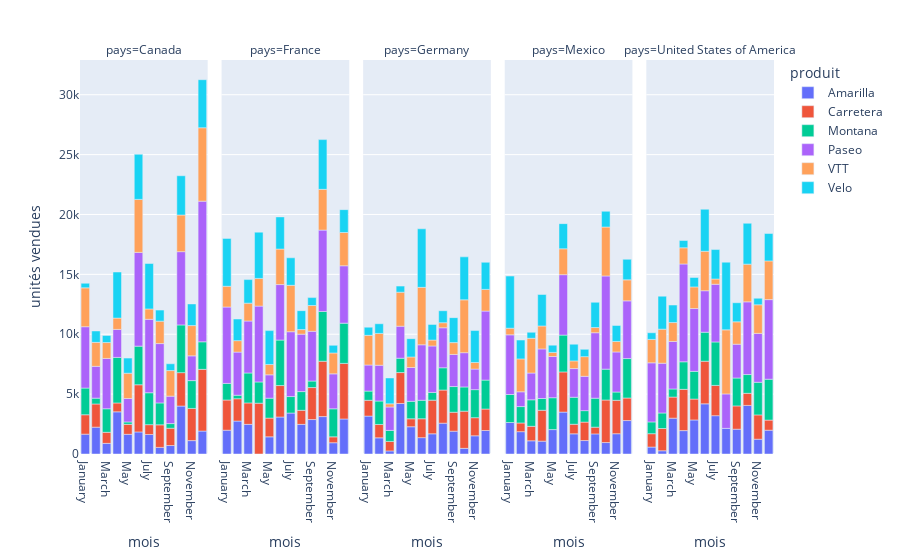

Notebook cell for this chart:
### Code cell
#df_prod= px.line(df_produit_pourcentage, x='année', y='unités vendues', color='produit', symbol='pays',category_orders={"mois": ["January", "February", "March", "April", "May", "June", "July", "August", "September", "October", "November", "December"]})
#df_prod.show()
# Produits vendus par pays
#df_produit_graph  = df_produit.groupby(['dept','année'],as_index=False)['value'].mean()
df_produit_graph = px.bar(df_produit, x='mois', y='unités vendues', color='produit',orientation='v',facet_col="pays",
                         category_orders={"mois": ["January", "February", "March", "April", "May", "June", "July", "August", "September", "October", "November", "December"]})
df_produit_graph.show()

### Figure 1 — Plotly figure (JSON) as saved in the notebook; plotly's stock layout.template omitted (floating-point values rounded to 4 significant figures)
{"data": [{"alignmentgroup": "True", "hovertemplate": "produit=Amarilla<br>pays=Canada<br>mois=%{x}<br>unités vendues=%{y}<extra></extra>", "legendgroup": "Amarilla", "marker": {"color": "#636efa", "pattern": {"shape": ""}}, "name": "Amarilla", "offsetgroup": "Amarilla", "orientation": "v", "showlegend": true, "textposition": "auto", "type": "bar", "x": ["April", "August", "December", "February", "January", "July", "June", "March", "May", "November", "October", "September"], "xaxis": "x", "y": [3520.0, 552, 1916, 2240, 1659, 1630.0, 1843, 888, 1645, 1118, 4003, 707], "yaxis": "y"}, {"alignmentgroup": "True", "hovertemplate": "produit=Amarilla<br>pays=France<br>mois=%{x}<br>unités vendues=%{y}<extra></extra>", "legendgroup": "Amarilla", "marker": {"color": "#636efa", "pattern": {"shape": ""}}, "name": "Amarilla", "offsetgroup": "Amarilla", "orientation": "v", "showlegend": false, "textposition": "auto", "type": "bar", "x": ["August", "December", "February", "January", "July", "June", "March", "May", "November", "October", "September"], "xaxis": "x2", "y": [2475, 2925, 2750, 1988.0, 3422.0, 3089, 2475, 1433, 941, 3124, 2876], "yaxis": "y2"}, {"alignmentgroup": "True", "hovertemplate": "produit=Amarilla<br>pays=Germany<br>mois=%{x}<br>unités vendues=%{y}<extra></extra>", "legendgroup": "Amarilla", "marker": {"color": "#636efa", "pattern": {"shape": ""}}, "name": "Amarilla", "offsetgroup": "Amarilla", "orientation": "v", "showlegend": false, "textposition": "auto", "type": "bar", "x": ["April", "August", "December", "February", "January", "July", "June", "March", "May", "November", "October", "September"], "xaxis": "x3", "y": [4220.0, 2574, 1961, 1350, 3165, 1686, 1366, 259, 2276, 1520, 472, 1907], "yaxis": "y3"}, {"alignmentgroup": "True", "hovertemplate": "produit=Amarilla<br>pays=Mexico<br>mois=%{x}<br>unités vendues=%{y}<extra></extra>", "legendgroup": "Amarilla", "marker": {"color": "#636efa", "pattern": {"shape": ""}}, "name": "Amarilla", "offsetgroup": "Amarilla", "orientation": "v", "showlegend": false, "textposition": "auto", "type": "bar", "x": ["April", "August", "December", "February", "January", "July", "June", "March", "May", "November", "October", "September"], "xaxis": "x4", "y": [1074, 1123, 2792, 1865, 2629, 1683, 3498, 1101, 2039, 1694, 956, 1679], "yaxis": "y4"}, {"alignmentgroup": "True", "hovertemplate": "produit=Amarilla<br>pays=United States of America<br>mois=%{x}<br>unités vendues=%{y}<extra></extra>", "legendgroup": "Amarilla", "marker": {"color": "#636efa", "pattern": {"shape": ""}}, "name": "Amarilla", "offsetgroup": "Amarilla", "orientation": "v", "showlegend": false, "textposition": "auto", "type": "bar", "x": ["April", "August", "December", "February", "January", "July", "June", "March", "May", "November", "October", "September"], "xaxis": "x5", "y": [1953, 2141, 1987, 270, 579, 3200.0, 4189, 2993, 2844, 1236, 4057, 2071], "yaxis": "y5"}, {"alignmentgroup": "True", "hovertemplate": "produit=Carretera<br>pays=Canada<br>mois=%{x}<br>unités vendues=%{y}<extra></extra>", "legendgroup": "Carretera", "marker": {"color": "#EF553B", "pattern": {"shape": ""}}, "name": "Carretera", "offsetgroup": "Carretera", "orientation": "v", "showlegend": true, "textposition": "auto", "type": "bar", "x": ["April", "August", "December", "February", "January", "July", "June", "March", "May", "November", "October", "September"], "xaxis": "x", "y": [742.5, 1884, 5152, 1937, 1618.0, 819, 3938, 923, 831, 2689, 2791, 1445], "yaxis": "y"}, {"alignmentgroup": "True", "hovertemplate": "produit=Carretera<br>pays=France<br>mois=%{x}<br>unités vendues=%{y}<extra></extra>", "legendgroup": "Carretera", "marker": {"color": "#EF553B", "pattern": {"shape": ""}}, "name": "Carretera", "offsetgroup": "Carretera", "orientation": "v", "showlegend": false, "textposition": "auto", "type": "bar", "x": ["April", "August", "December", "February", "January", "June", "March", "May", "November", "October", "September"], "xaxis": "x2", "y": [4244.0, 1174, 4642, 1865, 2522.0, 2626, 1790, 1563, 490, 4622, 2671], "yaxis": "y2"}, {"alignmentgroup": "True", "hovertemplate": "produit=Carretera<br>pays=Germany<br>mois=%{x}<br>unités vendues=%{y}<extra></extra>", "legendgroup": "Carretera", "marker": {"color": "#EF553B", "pattern": {"shape": ""}}, "name": "Carretera", "offsetgroup": "Carretera", "orientation": "v", "showlegend": false, "textposition": "auto", "type": "bar", "x": ["April", "August", "December", "February", "January", "July", "June", "March", "May", "November", "October", "September"], "xaxis": "x3", "y": [2580, 2767, 1793, 1116, 1321, 2811, 1577, 792, 663, 1513, 3106, 1580], "yaxis": "y3"}, {"alignmentgroup": "True", "hovertemplate": "produit=Carretera<br>pays=Mexico<br>mois=%{x}<br>unités vendues=%{y}<extra></extra>", "legendgroup": "Carretera", "marker": {"color": "#EF553B", "pattern": {"shape": ""}}, "name": "Carretera", "offsetgroup": "Carretera", "orientation": "v", "showlegend": false, "textposition": "auto", "type": "bar", "x": ["April", "August", "December", "February", "July", "June", "March", "November", "October", "September"], "xaxis": "x4", "y": [2579, 1540, 1883, 727, 801, 3356, 1210, 2791, 3553, 562], "yaxis": "y4"}, {"alignmentgroup": "True", "hovertemplate": "produit=Carretera<br>pays=United States of America<br>mois=%{x}<br>unités vendues=%{y}<extra></extra>", "legendgroup": "Carretera", "marker": {"color": "#EF553B", "pattern": {"shape": ""}}, "name": "Carretera", "offsetgroup": "Carretera", "orientation": "v", "showlegend": false, "textposition": "auto", "type": "bar", "x": ["April", "December", "February", "January", "July", "June", "March", "May", "November", "October", "September"], "xaxis": "x5", "y": [3446.0, 844, 1858, 1118.0, 2529, 3558, 1761, 1743, 2030, 1010, 1947], "yaxis": "y5"}, {"alignmentgroup": "True", "hovertemplate": "produit=Montana<br>pays=Canada<br>mois=%{x}<br>unités vendues=%{y}<extra></extra>", "legendgroup": "Montana", "marker": {"color": "#00cc96", "pattern": {"shape": ""}}, "name": "Montana", "offsetgroup": "Montana", "orientation": "v", "showlegend": true, "textposition": "auto", "type": "bar", "x": ["April", "August", "December", "February", "January", "July", "June", "March", "May", "November", "October", "September"], "xaxis": "x", "y": [3802.0, 1830, 2300, 488, 2228.0, 2666.0, 3226, 1967, 200, 2321, 3983, 388], "yaxis": "y"}, {"alignmentgroup": "True", "hovertemplate": "produit=Montana<br>pays=France<br>mois=%{x}<br>unités vendues=%{y}<extra></extra>", "legendgroup": "Montana", "marker": {"color": "#00cc96", "pattern": {"shape": ""}}, "name": "Montana", "offsetgroup": "Montana", "orientation": "v", "showlegend": false, "textposition": "auto", "type": "bar", "x": ["April", "August", "December", "February", "January", "July", "June", "March", "May", "November", "October", "September"], "xaxis": "x2", "y": [1773, 1562, 3359, 293, 1384.0, 1376.0, 3800, 2501, 1666, 2342, 4157, 544], "yaxis": "y2"}, {"alignmentgroup": "True", "hovertemplate": "produit=Montana<br>pays=Germany<br>mois=%{x}<br>unités vendues=%{y}<extra></extra>", "legendgroup": "Montana", "marker": {"color": "#00cc96", "pattern": {"shape": ""}}, "name": "Montana", "offsetgroup": "Montana", "orientation": "v", "showlegend": false, "textposition": "auto", "type": "bar", "x": ["April", "August", "December", "February", "January", "July", "June", "March", "May", "November", "October", "September"], "xaxis": "x3", "y": [1199, 1859, 2417, 1958, 766, 645, 1545, 921, 1460, 2342, 2021, 2146], "yaxis": "y3"}, {"alignmentgroup": "True", "hovertemplate": "produit=Montana<br>pays=Mexico<br>mois=%{x}<br>unités vendues=%{y}<extra></extra>", "legendgroup": "Montana", "marker": {"color": "#00cc96", "pattern": {"shape": ""}}, "name": "Montana", "offsetgroup": "Montana", "orientation": "v", "showlegend": false, "textposition": "auto", "type": "bar", "x": ["April", "August", "December", "February", "January", "July", "June", "March", "May", "November", "October", "September"], "xaxis": "x4", "y": [980, 958, 3295, 1368, 2340, 2255, 3074, 2214, 2661, 690, 2577, 2420], "yaxis": "y4"}, {"alignmentgroup": "True", "hovertemplate": "produit=Montana<br>pays=United States of America<br>mois=%{x}<br>unités vendues=%{y}<extra></extra>", "legendgroup": "Montana", "marker": {"color": "#00cc96", "pattern": {"shape": ""}}, "name": "Montana", "offsetgroup": "Montana", "orientation": "v", "showlegend": false, "textposition": "auto", "type": "bar", "x": ["April", "December", "February", "January", "July", "June", "March", "May", "November", "October", "September"], "xaxis": "x5", "y": [2301, 3412, 1298, 982.5, 3627, 2424, 677, 2313, 2723, 1566, 2328], "yaxis": "y5"}, {"alignmentgroup": "True", "hovertemplate": "produit=Paseo<br>pays=Canada<br>mois=%{x}<br>unités vendues=%{y}<extra></extra>", "legendgroup": "Paseo", "marker": {"color": "#ab63fa", "pattern": {"shape": ""}}, "name": "Paseo", "offsetgroup": "Paseo", "orientation": "v", "showlegend": true, "textposition": "auto", "type": "bar", "x": ["April", "August", "December", "February", "January", "July", "June", "March", "May", "November", "October", "September"], "xaxis": "x", "y": [2337, 4953, 11745, 2655, 5124, 6130.0, 7827, 4202, 1959, 2066, 6118, 2292], "yaxis": "y"}, {"alignmentgroup": "True", "hovertemplate": "produit=Paseo<br>pays=France<br>mois=%{x}<br>unités vendues=%{y}<extra></extra>", "legendgroup": "Paseo", "marker": {"color": "#ab63fa", "pattern": {"shape": ""}}, "name": "Paseo", "offsetgroup": "Paseo", "orientation": "v", "showlegend": false, "textposition": "auto", "type": "bar", "x": ["April", "August", "December", "February", "January", "July", "June", "March", "May", "November", "October", "September"], "xaxis": "x2", "y": [6333, 4797, 4790, 3599, 6380.0, 5414.0, 4632, 4339, 1948, 2918, 6792, 4155], "yaxis": "y2"}, {"alignmentgroup": "True", "hovertemplate": "produit=Paseo<br>pays=Germany<br>mois=%{x}<br>unités vendues=%{y}<extra></extra>", "legendgroup": "Paseo", "marker": {"color": "#ab63fa", "pattern": {"shape": ""}}, "name": "Paseo", "offsetgroup": "Paseo", "orientation": "v", "showlegend": false, "textposition": "auto", "type": "bar", "x": ["April", "August", "December", "February", "January", "July", "June", "March", "May", "November", "October", "September"], "xaxis": "x3", "y": [2674.0, 3341, 5763, 2986, 2179, 3880, 4631, 1953, 2823, 1716, 2861, 2681], "yaxis": "y3"}, {"alignmentgroup": "True", "hovertemplate": "produit=Paseo<br>pays=Mexico<br>mois=%{x}<br>unités vendues=%{y}<extra></extra>", "legendgroup": "Paseo", "marker": {"color": "#ab63fa", "pattern": {"shape": ""}}, "name": "Paseo", "offsetgroup": "Paseo", "orientation": "v", "showlegend": false, "textposition": "auto", "type": "bar", "x": ["April", "August", "December", "February", "January", "July", "June", "March", "May", "November", "October", "September"], "xaxis": "x4", "y": [4142, 2867, 4817, 1234, 4982, 2394, 5046, 2236, 3442, 3347, 7781, 5465], "yaxis": "y4"}, {"alignmentgroup": "True", "hovertemplate": "produit=Paseo<br>pays=United States of America<br>mois=%{x}<br>unités vendues=%{y}<extra></extra>", "legendgroup": "Paseo", "marker": {"color": "#ab63fa", "pattern": {"shape": ""}}, "name": "Paseo", "offsetgroup": "Paseo", "orientation": "v", "showlegend": false, "textposition": "auto", "type": "bar", "x": ["April", "August", "December", "February", "January", "July", "June", "March", "May", "November", "October", "September"], "xaxis": "x5", "y": [8168.0, 2876, 6648, 4155, 4934.0, 4820.0, 3462, 3965, 5245, 4082, 6071, 2823], "yaxis": "y5"}, {"alignmentgroup": "True", "hovertemplate": "produit=VTT<br>pays=Canada<br>mois=%{x}<br>unités vendues=%{y}<extra></extra>", "legendgroup": "VTT", "marker": {"color": "#FFA15A", "pattern": {"shape": ""}}, "name": "VTT", "offsetgroup": "VTT", "orientation": "v", "showlegend": true, "textposition": "auto", "type": "bar", "x": ["April", "August", "December", "February", "January", "July", "June", "March", "May", "November", "October", "September"], "xaxis": "x", "y": [943.5, 1874, 6128, 2001, 3244.0, 865.5, 4427, 1326, 2109, 2529, 3061, 2134], "yaxis": "y"}, {"alignmentgroup": "True", "hovertemplate": "produit=VTT<br>pays=France<br>mois=%{x}<br>unités vendues=%{y}<extra></extra>", "legendgroup": "VTT", "marker": {"color": "#FFA15A", "pattern": {"shape": ""}}, "name": "VTT", "offsetgroup": "VTT", "orientation": "v", "showlegend": false, "textposition": "auto", "type": "bar", "x": ["April", "August", "December", "February", "January", "July", "June", "March", "May", "November", "October", "September"], "xaxis": "x2", "y": [2313, 381, 2780, 959, 1734, 3874.0, 2965, 1491, 866, 1744, 3404, 2151], "yaxis": "y2"}, {"alignmentgroup": "True", "hovertemplate": "produit=VTT<br>pays=Germany<br>mois=%{x}<br>unités vendues=%{y}<extra></extra>", "legendgroup": "VTT", "marker": {"color": "#FFA15A", "pattern": {"shape": ""}}, "name": "VTT", "offsetgroup": "VTT", "orientation": "v", "showlegend": false, "textposition": "auto", "type": "bar", "x": ["April", "August", "December", "February", "January", "July", "June", "March", "May", "November", "October", "September"], "xaxis": "x3", "y": [2838, 422, 1811, 2659, 2479, 492, 4796, 263, 880, 552, 4412, 986], "yaxis": "y3"}, {"alignmentgroup": "True", "hovertemplate": "produit=VTT<br>pays=Mexico<br>mois=%{x}<br>unités vendues=%{y}<extra></extra>", "legendgroup": "VTT", "marker": {"color": "#FFA15A", "pattern": {"shape": ""}}, "name": "VTT", "offsetgroup": "VTT", "orientation": "v", "showlegend": false, "textposition": "auto", "type": "bar", "x": ["April", "August", "December", "February", "January", "July", "June", "March", "May", "November", "October", "September"], "xaxis": "x4", "y": [1916, 1642, 1754, 2747, 554, 641, 2160, 2903, 341, 877, 4086, 432], "yaxis": "y4"}, {"alignmentgroup": "True", "hovertemplate": "produit=VTT<br>pays=United States of America<br>mois=%{x}<br>unités vendues=%{y}<extra></extra>", "legendgroup": "VTT", "marker": {"color": "#FFA15A", "pattern": {"shape": ""}}, "name": "VTT", "offsetgroup": "VTT", "orientation": "v", "showlegend": false, "textposition": "auto", "type": "bar", "x": ["April", "August", "December", "February", "January", "July", "June", "March", "May", "November", "October", "September"], "xaxis": "x5", "y": [1352.0, 5348, 3233, 2844, 1956, 436.5, 3294, 1579, 1806, 2387, 3149, 1867], "yaxis": "y5"}, {"alignmentgroup": "True", "hovertemplate": "produit=Velo<br>pays=Canada<br>mois=%{x}<br>unités vendues=%{y}<extra></extra>", "legendgroup": "Velo", "marker": {"color": "#19d3f3", "pattern": {"shape": ""}}, "name": "Velo", "offsetgroup": "Velo", "orientation": "v", "showlegend": true, "textposition": "auto", "type": "bar", "x": ["April", "August", "December", "February", "January", "July", "June", "March", "May", "November", "October", "September"], "xaxis": "x", "y": [3850.0, 923, 4013, 952, 384, 3794.0, 3767, 598, 1262, 1808, 3278, 567], "yaxis": "y"}, {"alignmentgroup": "True", "hovertemplate": "produit=Velo<br>pays=France<br>mois=%{x}<br>unités vendues=%{y}<extra></extra>", "legendgroup": "Velo", "marker": {"color": "#19d3f3", "pattern": {"shape": ""}}, "name": "Velo", "offsetgroup": "Velo", "orientation": "v", "showlegend": false, "textposition": "auto", "type": "bar", "x": ["April", "August", "December", "February", "January", "July", "June", "March", "May", "November", "October", "September"], "xaxis": "x2", "y": [3864, 1579, 1908, 1804, 3998.0, 2298, 2686, 1967, 2826, 639, 4153, 663], "yaxis": "y2"}, {"alignmentgroup": "True", "hovertemplate": "produit=Velo<br>pays=Germany<br>mois=%{x}<br>unités vendues=%{y}<extra></extra>", "legendgroup": "Velo", "marker": {"color": "#19d3f3", "pattern": {"shape": ""}}, "name": "Velo", "offsetgroup": "Velo", "orientation": "v", "showlegend": false, "textposition": "auto", "type": "bar", "x": ["April", "August", "December", "February", "January", "July", "June", "March", "May", "November", "October", "September"], "xaxis": "x3", "y": [510, 1001, 2263, 807, 681, 1307, 4889, 2161, 1530, 2665, 3590, 2087], "yaxis": "y3"}, {"alignmentgroup": "True", "hovertemplate": "produit=Velo<br>pays=Mexico<br>mois=%{x}<br>unités vendues=%{y}<extra></extra>", "legendgroup": "Velo", "marker": {"color": "#19d3f3", "pattern": {"shape": ""}}, "name": "Velo", "offsetgroup": "Velo", "orientation": "v", "showlegend": false, "textposition": "auto", "type": "bar", "x": ["April", "August", "December", "February", "January", "July", "June", "March", "May", "November", "October", "September"], "xaxis": "x4", "y": [2628, 609, 1719, 1575, 4354, 1395, 2102, 500, 607, 1333, 1315, 2110], "yaxis": "y4"}, {"alignmentgroup": "True", "hovertemplate": "produit=Velo<br>pays=United States of America<br>mois=%{x}<br>unités vendues=%{y}<extra></extra>", "legendgroup": "Velo", "marker": {"color": "#19d3f3", "pattern": {"shape": ""}}, "name": "Velo", "offsetgroup": "Velo", "orientation": "v", "showlegend": false, "textposition": "auto", "type": "bar", "x": ["April", "August", "December", "February", "January", "July", "June", "March", "May", "November", "October", "September"], "xaxis": "x5", "y": [606, 5653, 2286, 2755, 555, 2460, 3509, 1465, 790, 547, 3413, 1596], "yaxis": "y5"}], "layout": {"annotations": [{"font": {}, "showarrow": false, "text": "pays=Canada", "x": 0.092, "xanchor": "center", "xref": "paper", "y": 1, "yanchor": "bottom", "yref": "paper"}, {"font": {}, "showarrow": false, "text": "pays=France", "x": 0.296, "xanchor": "center", "xref": "paper", "y": 1, "yanchor": "bottom", "yref": "paper"}, {"font": {}, "showarrow": false, "text": "pays=Germany", "x": 0.5, "xanchor": "center", "xref": "paper", "y": 1, "yanchor": "bottom", "yref": "paper"}, {"font": {}, "showarrow": false, "text": "pays=Mexico", "x": 0.704, "xanchor": "center", "xref": "paper", "y": 1, "yanchor": "bottom", "yref": "paper"}, {"font": {}, "showarrow": false, "text": "pays=United States of America", "x": 0.908, "xanchor": "center", "xref": "paper", "y": 1, "yanchor": "bottom", "yref": "paper"}], "barmode": "relative", "legend": {"title": {"text": "produit"}, "tracegroupgap": 0}, "margin": {"t": 60}, "xaxis": {"anchor": "y", "categoryarray": ["January", "February", "March", "April", "May", "June", "July", "August", "September", "October", "November", "December"], "categoryorder": "array", "domain": [0, 0.184], "title": {"text": "mois"}}, "xaxis2": {"anchor": "y2", "categoryarray": ["January", "February", "March", "April", "May", "June", "July", "August", "September", "October", "November", "December"], "categoryorder": "array", "domain": [0.204, 0.388], "matches": "x", "title": {"text": "mois"}}, "xaxis3": {"anchor": "y3", "categoryarray": ["January", "February", "March", "April", "May", "June", "July", "August", "September", "October", "November", "December"], "categoryorder": "array", "domain": [0.408, 0.592], "matches": "x", "title": {"text": "mois"}}, "xaxis4": {"anchor": "y4", "categoryarray": ["January", "February", "March", "April", "May", "June", "July", "August", "September", "October", "November", "December"], "categoryorder": "array", "domain": [0.612, 0.796], "matches": "x", "title": {"text": "mois"}}, "xaxis5": {"anchor": "y5", "categoryarray": ["January", "February", "March", "April", "May", "June", "July", "August", "September", "October", "November", "December"], "categoryorder": "array", "domain": [0.816, 1], "matches": "x", "title": {"text": "mois"}}, "yaxis": {"anchor": "x", "domain": [0, 1], "title": {"text": "unités vendues"}}, "yaxis2": {"anchor": "x2", "domain": [0, 1], "matches": "y", "showticklabels": false}, "yaxis3": {"anchor": "x3", "domain": [0, 1], "matches": "y", "showticklabels": false}, "yaxis4": {"anchor": "x4", "domain": [0, 1], "matches": "y", "showticklabels": false}, "yaxis5": {"anchor": "x5", "domain": [0, 1], "matches": "y", "showticklabels": false}}}
